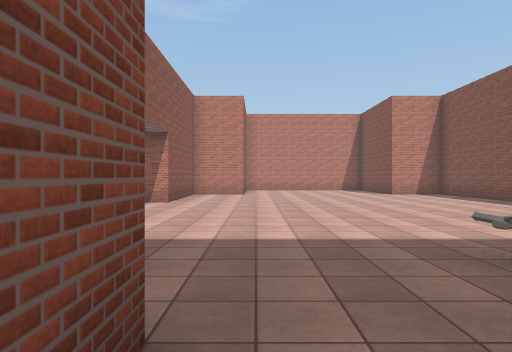
View 1 (above)

17 first-person views from a walk through a scene from a Unity 3-D project. The camera is 1.5 m above the floor, looks level and sees 75° across. The floor is counted in squares, 2 m on a side. Each view is taken from the middle of a square. On the plan, view 1 faces up. The plan holds only what a view shows up to about 11 squares ahead; the rest is blank. The place goes on beyond the plan. The player is left out. Some animated figures are left out. Surface patterns are stand-ins for the level's own textures.

View 2
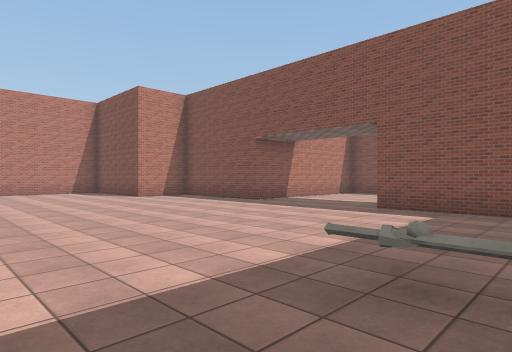

View 3
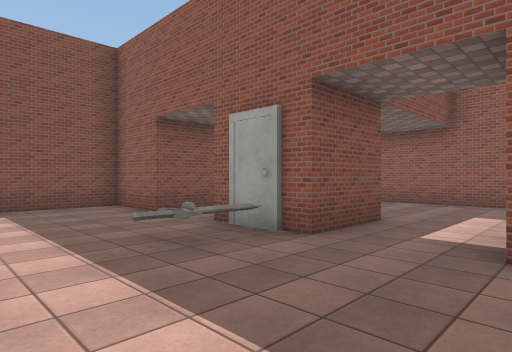

View 4
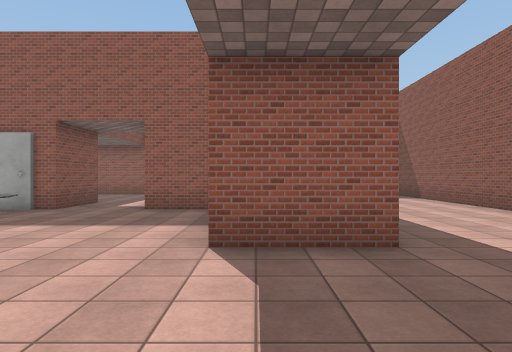

View 5
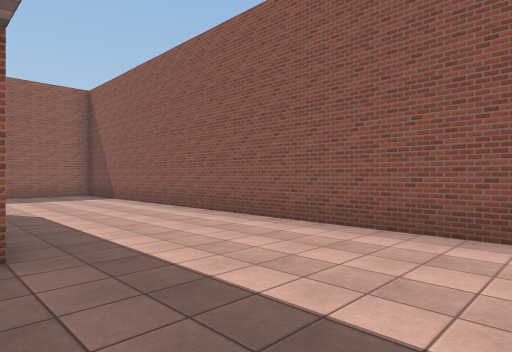

View 6
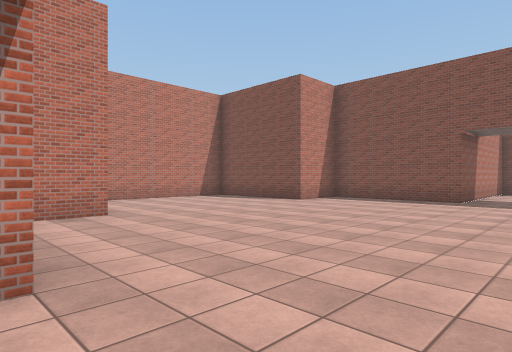

View 7
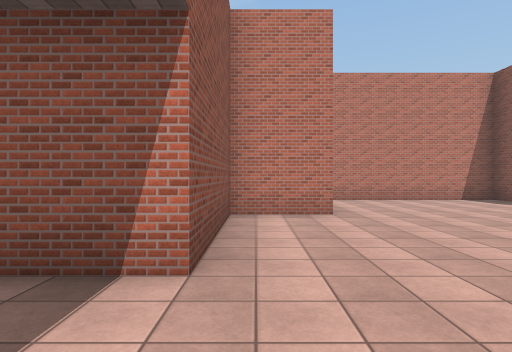

View 8
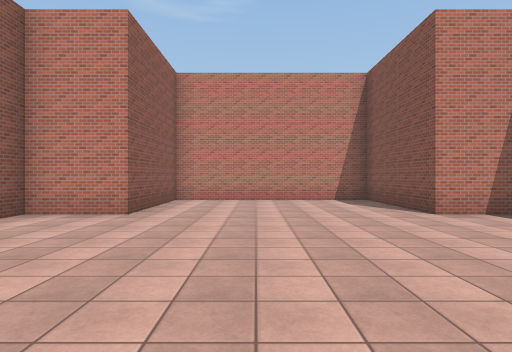

View 9
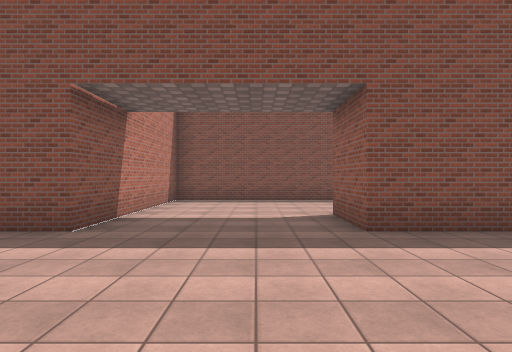

View 10
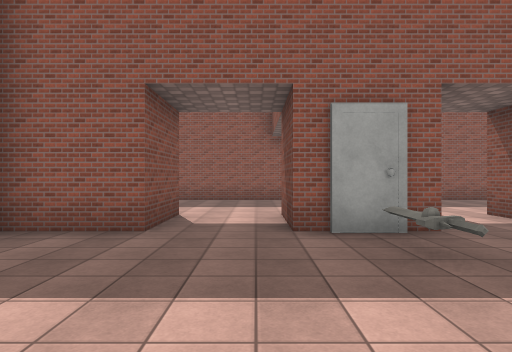

View 11
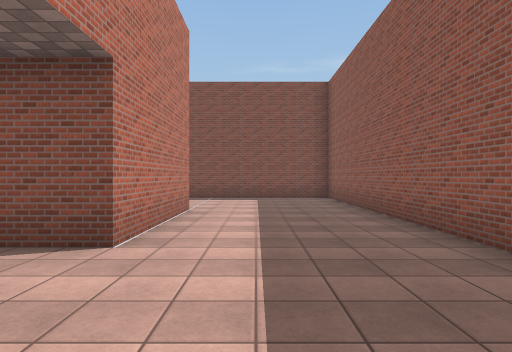

View 12
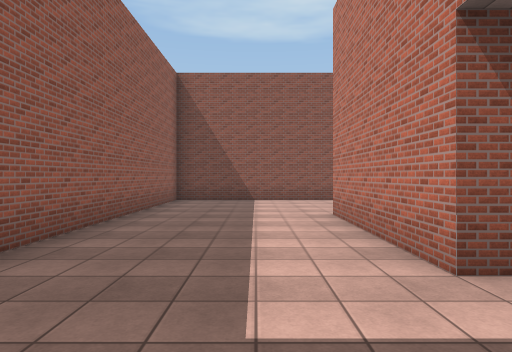

View 13
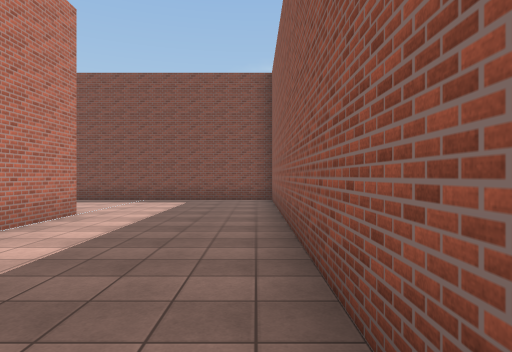

View 14
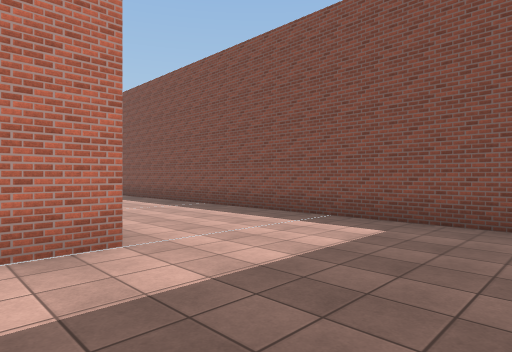

View 15
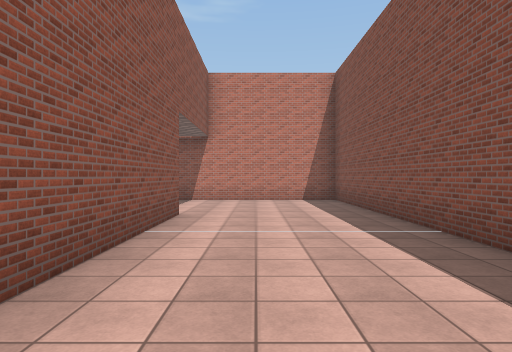

View 16
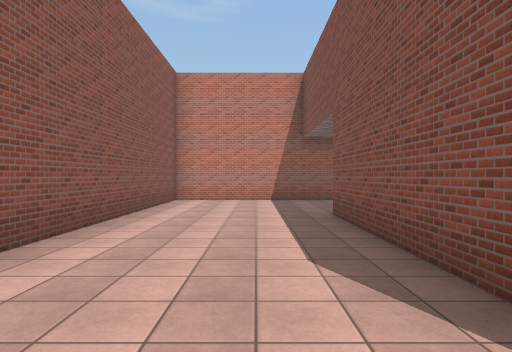

View 17
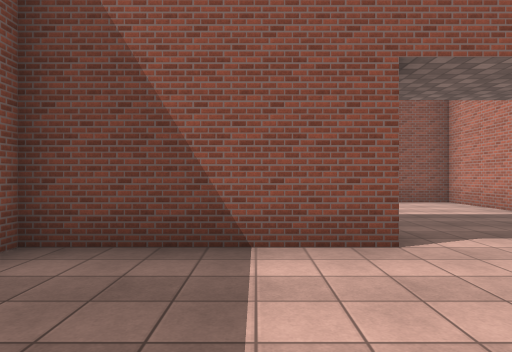

### Floor plan
Points are (right, up) in squares from view 1. A wall is a line through its corners. A room is listed if a view was taken in it or the views show most of it. See-through windows are left out.
Room 1 (views 1, 2, 3, 4, 5, 6, 7, 8, 9, 10, 11, 12, 13, 14, 15, 16, 17)
walls: (1.5, -0.5) (1.5, 1.5) (3.5, 1.5) (3.5, -0.4); (-4.5, 0.9) (-4.5, 5.5) (-2.5, 5.5) (-2.5, 1.5) (-0.5, 1.5) (-0.5, -0.5) (-4.5, -0.5); (-2.5, 12.3) (-2.5, 9.5) (-8.5, 9.5) (-8.5, -4.5) (-1.2, -4.5); (9.5, -0.5) (5.5, -0.5) (5.5, 1.5) (7.5, 1.5) (7.5, 5.5) (9.5, 5.5) (9.5, 0.9); (0.3, -4.5) (13, -4.5); (7, 13.5) (5.5, 13.5) (5.5, 17.5) (-0.5, 17.5) (-0.5, 13.5) (-2.5, 13.5) (-2.5, 12.8); (13.5, -4.5) (13.5, 9.5) (7.5, 9.5) (7.5, 12.1)
objects: sword (2, 2) to (2, 3)

Positions as (right, up) in squares from view 1, and headings:
1: (0, 0), facing up
2: (0, 2), facing up-right
3: (-1, 5), facing down-right
4: (-3, 9), facing down
5: (-4, 9), facing down-left
6: (-3, 7), facing up-right
7: (-2, 7), facing up
8: (2, 7), facing up
9: (3, 7), facing right
10: (4, 6), facing down
11: (2, -2), facing right
12: (2, -2), facing left
13: (3, -4), facing right
14: (8, -4), facing up-right
15: (11, -1), facing up
16: (-6, -1), facing up
17: (1, 4), facing left
